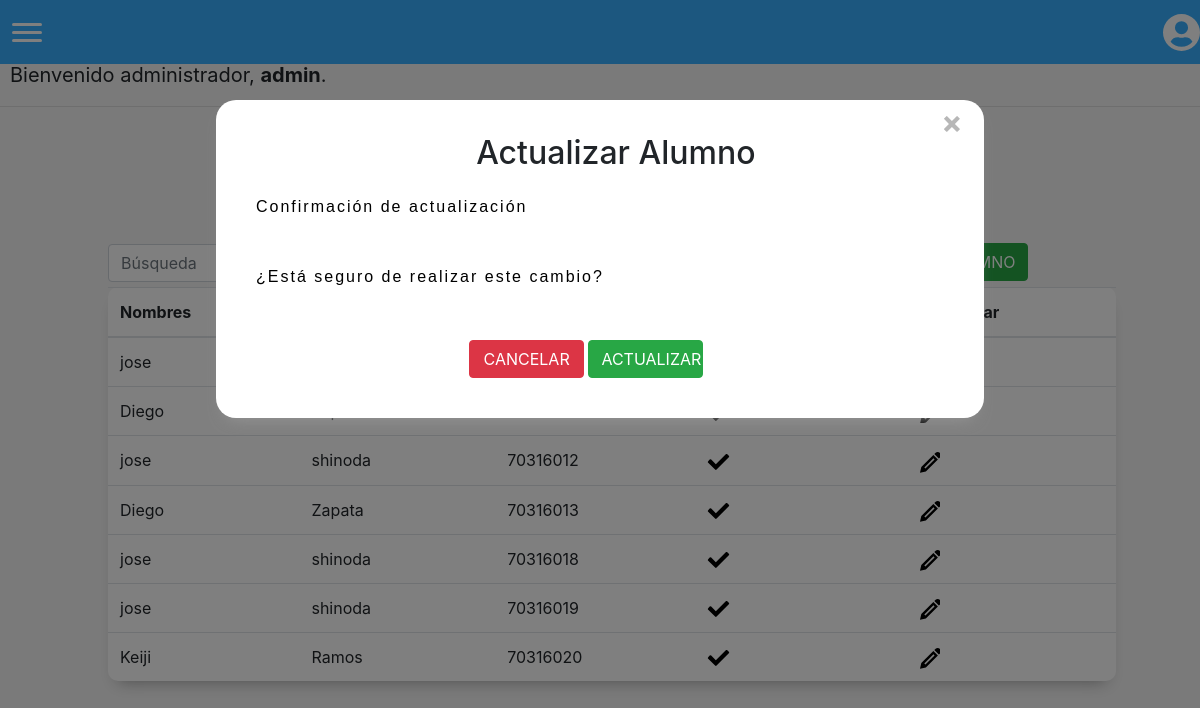
Page /desactivaralumno/70316010 (signed in) on the committed database.
### matricula/models.py (models this page shows)
class User(AbstractUser):
    pass

class Alumno(models.Model):
    nombre = models.CharField(max_length=255)
    apellido = models.CharField(max_length=255)
    dni = models.IntegerField(primary_key=True)
    activo = models.BooleanField(default=1)

### matricula/views.py (the view, shortened to what this page needs)
# urls.py: path('desactivaralumno/<int:id>', views.desactivarAlumno, name='desactivaralumno'),
@login_required(login_url='/login')
def desactivarAlumno(request, id):
    alumno = Alumno.objects.get(dni=id)
    return render(request, "matricula/desactivaralumno.html", {'alumnos': Alumno.objects.all(), 'form':alumno})

### matricula/templates/matricula/desactivaralumno.html (shortened to what this page needs)
{% extends "matricula/layout.html" %}
{% block body %}
<div id="Form">
    <h2>Actualizar Alumno</h2>
    <form method="POST">
        <div id="confirmationMessage" class="row">
            <p>Confirmación de actualización</p>
            <p>¿Está seguro de realizar este cambio?</p>
        </div>
        <div style="margin-left: 31%; width: 50%;">
            <input id="btnHideConfirmation" class="btn btn-danger col-sm-4" value="CANCELAR" onclick="changeWindow()" >
            <input id="btnRegister" class="btn btn-success col-sm-4" type="submit" value="ACTUALIZAR" onclick="changeWindow()">
        </div>
    </form>
</div>
<div style="margin-left: 34%; margin-bottom: 30px;">
    <h1 style="font-size: 40px;">Alumnos registrados</h1>
</div>
<button id="options" class="btn btn-success" onclick="changeWindow()">NUEVO ALUMNO</button>
<div>
    <table id="tabla" class="table">
    <thead>
            <tr>
                <th scope="col">
                    Nombres
                </th>
                <th scope="col">
                </th>
                <th scope="col">
                </th>
                <th scope="col">
                </th>
                <th scope="col">
                </th>
            </tr>
        </thead>
        <tbody>
            {% for alumno in alumnos %}
            <tr>
                <td scope="row">
                {{alumno.nombre}}
                </td>
                <td scope="row">
                    {{alumno.apellido}}
                </td>
                <td scope="row">
                    {{alumno.dni}}
                </td>
                <td scope="row">
                </td>
                <td scope="row">
                </td>
            </tr>
            {% endfor %}
        </tbody>
    </table>
</div>
{% endblock %}

### matricula/templates/matricula/layout.html (shortened to what this page needs)
{% load static %}
<!DOCTYPE html>
<html lang="en">
    <head>
        <link rel="stylesheet" href="https://stackpath.bootstrapcdn.com/bootstrap/4.4.1/css/bootstrap.min.css">
        <link href="{% static 'matricula/styles.css' %}" rel="stylesheet">
    </head>
    <body id="bootstrap-overrides">
        <nav>
            <div class="burger" onclick="navSlide()">
                <div class="line1"></div>
                <div class="line2"></div>
                <div class="line3"></div>
            </div>
            <div style="margin-left: 93%; cursor: pointer;" onclick="navSlide()">
            </div>
        </nav>
        <div id="greeting">
            {% if user.is_authenticated %}
                Bienvenido administrador,  <strong>{{ user.username }}</strong>.
            {% else %}
                Por favor,<a class="nav-link" href="{% url 'login'%}" style="display: inline;">Ingrese al sistema</a>
            {% endif %}
        </div>
        <div style="height: 40px;"></div>
        {% block body %}
        {% endblock %}
    </body>
</html>

### matricula/static/matricula/styles.css (style rules this page uses)
body { background-color: whitesmoke; }
p { color: black; text-align: justify; display: flex; width: 90%; letter-spacing: 2px; font-family: 'Cabin', sans-serif; padding: 15px; }
#bootstrap-overrides nav { display: flex; align-items: center; min-height: 8vh; font-family: 'Cabin', sans-serif; background-color: rgb(56, 175, 255); position: fixed; top: 0; width: 100%; }
#bootstrap-overrides .burger { margin-left: 7px; display: flex; z-index: 400; cursor: pointer; }
#bootstrap-overrides .burger div { width: 30px; height: 3px; background-color: rgb(255, 255, 255); margin: 5px; transition: all 0.3s ease; border-radius: 10px; }
body { overflow-x: hidden; }
#bootstrap-overrides .burger { display: block; }
#Form { margin-left: 18%; width: 64%; padding: 40px; padding-top: 10px; border-radius: 20px; background-color: white; -webkit-box-shadow: 0 8px 6px -6px #999; -moz-box-shadow: 0 8px 6px -6px #999; box-shadow: 0 10px 16px -10px #999; position: absolute; z-index: 3; top: 100px; }
#Form h2 { margin-left: 32%; }
div > input { margin-top: 20px; }
.table { margin-left: 9%; width: 84%; padding: 40px; border-radius: 10px; background-color: white; -webkit-box-shadow: 0 8px 6px -6px #999; -moz-box-shadow: 0 8px 6px -6px #999; box-shadow: 0 10px 16px -10px #999; }
#options { margin: 0.2%; margin-bottom: 0.5%; display: inline; }
#exitForm { margin-left: 100%; cursor: pointer; }

### matricula/templates/matricula/layout.html (style rules this page uses)
#greeting { margin: 10px; font-size: 20px; margin-top: 5%; }

### rows in the picture
User: username "admin"
Alumno: nombre "jose"
Alumno: nombre "Diego"
Alumno: nombre "jose", apellido "shinoda", dni "70316012", activo True (drawn)
Alumno: nombre "Diego", apellido "Zapata", dni "70316013", activo True (drawn)
Alumno: nombre "jose", apellido "shinoda", dni "70316018", activo True (drawn)
Alumno: nombre "jose", apellido "shinoda", dni "70316019", activo True (drawn)
Alumno: nombre "Keiji", apellido "Ramos", dni "70316020", activo True (drawn)
